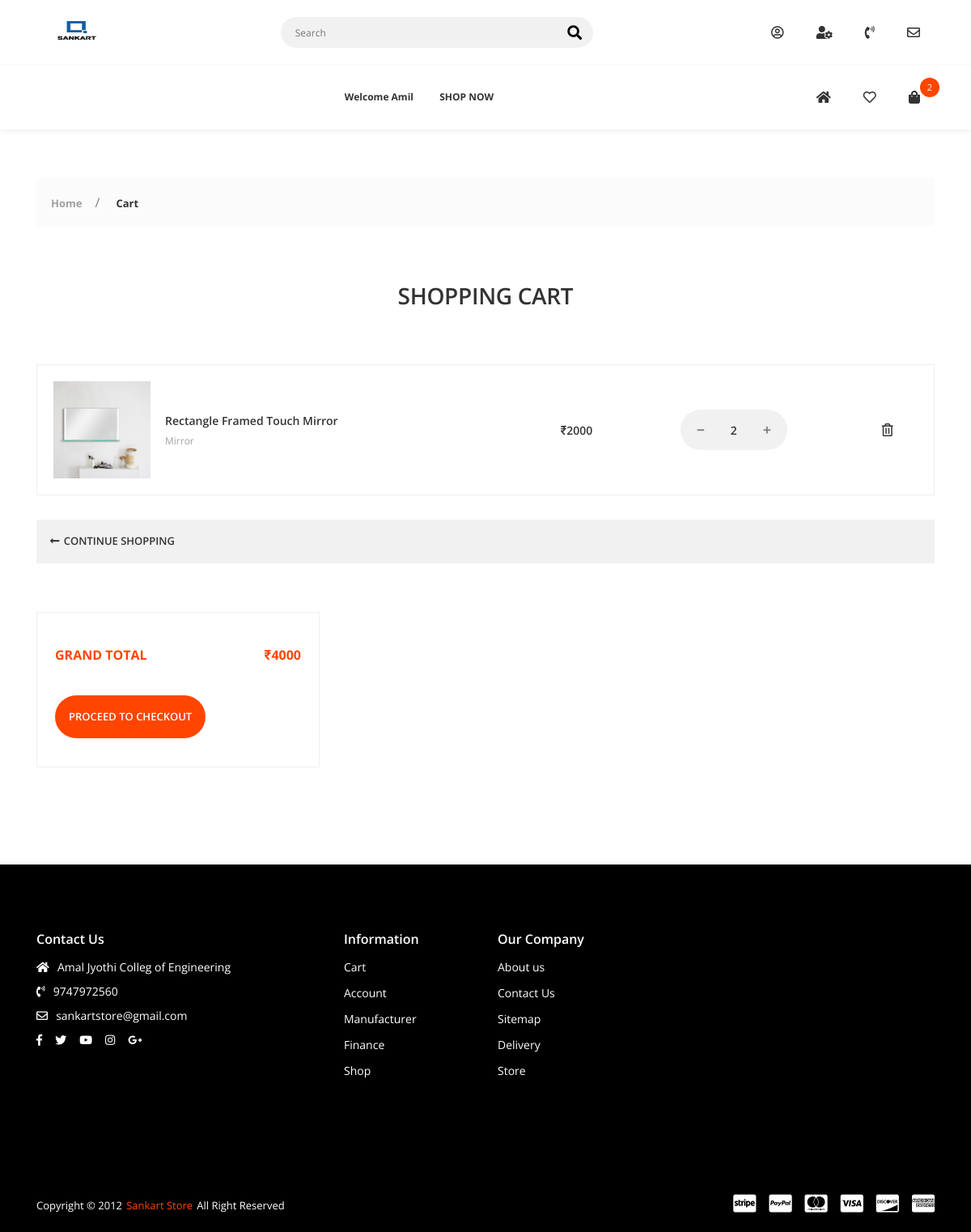
The app's page /cart/ (signed in), older data.
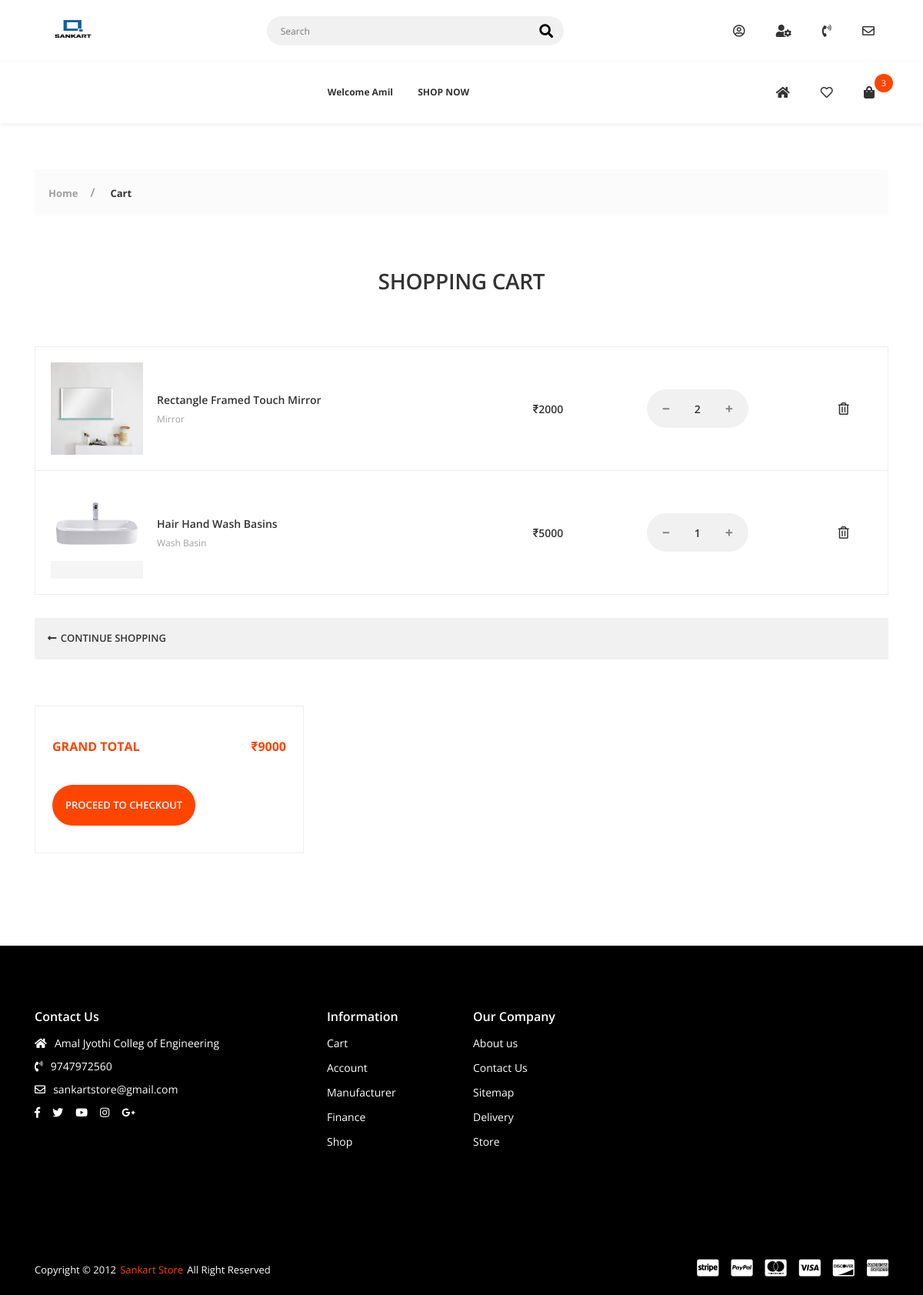
The same page, newer data.
### cart/models.py (models this page shows, shortened)
class CartItem(models.Model):
    user = models.ForeignKey(Account, on_delete=models.CASCADE, null=True)
    product = models.ForeignKey(Product, on_delete=models.CASCADE)
    variations = models.ManyToManyField(Variation, blank=True)
    cart = models.ForeignKey(Cart, on_delete=models.CASCADE, null=True)
    quantity = models.IntegerField()
    is_active = models.BooleanField(default=True)

### shop_app/models.py (models this page shows, shortened)
class Product(models.Model):
    product_name = models.CharField(max_length=200, unique=True)
    slug = models.SlugField(max_length=200, unique=True)
    description = models.TextField(max_length=500, blank=True)
    price = models.IntegerField()
    images = models.ImageField(upload_to='photos/product')
    display = models.ImageField(upload_to='photos/display',default="a3.png")
    display2 = models.ImageField(upload_to='photos/display', default="a3.png")
    display3 = models.ImageField(upload_to='photos/display', default="a3.png")
    stock = models.IntegerField()
    color = models.ForeignKey(Color, on_delete=models.CASCADE,null=True, blank=True)
    brand = models.ForeignKey(Brand, on_delete=models.CASCADE,null=True, blank=True)
    design = models.ForeignKey(Design, on_delete=models.CASCADE,null=True, blank=True)
    dimensions = models.ForeignKey(Dimensions, on_delete=models.CASCADE,null=True, blank=True)
    is_available = models.BooleanField(default=True)
    is_featured = models.BooleanField(default=False)
    category = models.ForeignKey(Category, on_delete=models.CASCADE)
    created_date = models.DateField(auto_now_add=True)
    modified_date = models.DateField(auto_now=True)

class Category(models.Model):
    category_name = models.CharField(max_length=50, unique=True)
    slug = models.SlugField(max_length=100, unique=True)
    description = models.TextField(max_length=255, blank=True)
    cat_image = models.ImageField(upload_to='photos/categories', blank=True)
    class Meta:
        verbose_name = 'category'
        verbose_name_plural = 'categories'
    def __str__(self):
        return self.category_name  #shows the name

### cart/views.py (the view)
# urls.py: path('cart/', include('cart.urls')),
def cart(request, total=0, quantity=0, cart_item=None, cart_items=None):
    try:
        tax = 0
        grand_total = 0
        if request.user.is_authenticated:
            cart_items = CartItem.objects.filter(
                user=request.user, is_active=True)
        else:
            cart = Cart.objects.get(cart_id=_cart_id(request))
            cart_items = CartItem.objects.filter(cart=cart, is_active=True)
        for cart_item in cart_items:
            total += (cart_item.product.price*cart_item.quantity)
            quantity += cart_item.quantity
    except ObjectDoesNotExist:
        pass
    context = {
        'total': total,
        'quantity': quantity,
        'cart_items': cart_items,
    }
    return render(request, 'cart.html', context)

### cart/context_processors.py (called while the page is built)
def counter(request):
    cart_count = 0
    if 'admin' in request.path:
        return {}
    else:
        try:
            cart = Cart.objects.filter(cart_id=_cart_id(request))
            if request.user.is_authenticated:
                cart_items = CartItem.objects.all().filter(user=request.user)
            else:
                cart_items = CartItem.objects.all().filter(cart=cart[:1])
            for cart_item in cart_items:
                cart_count += cart_item.quantity
        except Cart.DoesNotExist:
            cart_count = 0
    return dict(cart_count=cart_count)

### cart/views.py (called while the page is built)
def _cart_id(request):
    cart = request.session.session_key
    if not cart:
        cart = request.session.create()
    return cart

### shop_app/context_processors.py (called while the page is built)
def menu_links(request):
    links = Category.objects.all()
    return dict(links=links)

### wishlist/views.py (called while the page is built)
def _wishlist_id(request):
    wishlist = request.session.session_key
    if not wishlist:
        wishlist = request.session.create()
    return wishlist

### templates/cart.html (shortened to what the changed rows need)
{% extends 'base.html' %}
{% load static %}
{% block content %}
        <div class="app-content">
            {% if not cart_items %}
             <div class="u-s-p-y-60">
                <div class="section__content">
                    <div class="container">
                        <div class="row">
                            <div class="col-lg-12 col-md-12 u-s-m-b-30">
                                <div class="empty">
                                    <div class="empty__wrap">
                                        <span class="empty__big-text">EMPTY</span>
                                        <span class="empty__text-1">No items found on your cart.</span>
                                        <a class="empty__redirect-link btn--e-brand" href="{% url 'store' %}">CONTINUE SHOPPING</a></div>
                                </div>
                            </div>
                        </div>
                    </div>
                </div>
            </div>
            {% else %}
            <div class="u-s-p-b-60">
                <div class="section__intro u-s-m-b-60">
                    <div class="container">
                        <div class="row">
                            <div class="col-lg-12">
                                <div class="section__text-wrap">
                                    <h1 class="section__heading u-c-secondary">SHOPPING CART</h1>
                                </div>
                            </div>
                        </div>
                    </div>
                </div>
                <div class="section__content">
                    <div class="container">
                        <div class="row">
                            <div class="col-lg-12 col-md-12 col-sm-12 u-s-m-b-30">
                                <div class="table-responsive">
                                    <table class="table-p">
                                        <tbody>
                                            {% for cart_item in cart_items %}
                                            <tr>
                                                <td>
                                                    <div class="table-p__box">
                                                        <div class="table-p__img-wrap">
                                                            <img class="u-img-fluid" src="{{cart_item.product.images.url}}" style="width:600 height:600;" alt=""></div>
                                                        <div class="table-p__info">
                                                            <span class="table-p__name">
                                                                <a href="#">{{cart_item.product.product_name}}</a></span>
                                                            <span class="table-p__category">
                                                                <a href="#">{{cart_item.product.category}}</a></span>
                                                        </div>
                                                    </div>
                                                </td>
                                                <td>
                                                    <span class="table-p__price">₹{{cart_item.product.price}}</span></td>
                                                <td>
                                                    <div class="table-p__input-counter-wrap">
                                                        <div class="input-counter">
                                                             <a href="{% url 'remove_cart' cart_item.product.id cart_item.id %}">
                                                            <span class="input-counter__minus fas fa-minus"></span></a>
                                                            <input class="input-counter__text input-counter--text-primary-style" type="text" value="{{cart_item.quantity}}" data-min="1" data-max="1000">
                                                            <a href="{% url 'add_cart' cart_item.product.id %}">
                                                            <span class="input-counter__plus fas fa-plus"></span></a></div>
                                                    </div>
                                                </td>
                                                <td>
                                                    <div class="table-p__del-wrap">
                                                        <a class="far fa-trash-alt table-p__delete-link" href="{% url 'remove_cart_item' cart_item.product.id cart_item.id%}"></a></div>
                                                </td>
                                            </tr>
                                            {% endfor %}
                                        </tbody>
                                    </table>
                                </div>
                            </div>
                            <div class="col-lg-12">
                                <div class="route-box">
                                    <div class="route-box__g1">
                                        <a class="route-box__link" href="{% url 'store' %}"><i class="fas fa-long-arrow-alt-left"></i>
                                            <span>CONTINUE SHOPPING</span></a></div>
                                </div>
                            </div>
                        </div>
                    </div>
                </div>
            </div>
            <div class="u-s-p-b-60">
                <div class="section__content">
                    <div class="container">
                        <div class="row">
                            <div class="col-lg-12 col-md-12 col-sm-12 u-s-m-b-30">
                                    <div class="row">
                                        <div class="col-lg-4 col-md-6 u-s-m-b-30">
                                            <div class="f-cart__pad-box">
                                                <div class="u-s-m-b-30">
                                                    <table class="f-cart__table">
                                                        <tbody>
                                                            <tr>
                                                                <td>GRAND TOTAL</td>
                                                                <td>₹{{total}}</td>
                                                            </tr>
                                                        </tbody>
                                                    </table>
                                                </div>
                                                <div>
                                                    <a class="empty__redirect-link btn--e-brand" href="{% url 'checkout' %}">PROCEED TO CHECKOUT</a></div>
                                            </div>
                                        </div>
                                    </div>
                            </div>
                        </div>
                    </div>
                </div>
            </div>
            {% endif %}
        </div>
{% endblock %}

### templates/base.html (shortened to what the changed rows need)
<!DOCTYPE html>
{% load static %}
<html class="no-js" lang="en">
<head>
    <link rel="stylesheet" href="{% static 'css/vendor.css' %}">
    <link rel="stylesheet" href="{% static 'css/utility.css' %}">
    <link rel="stylesheet" href="{% static 'css/app.css' %}">
</head>
<body class="config">
    <div id="app">
        <header class="header--style-1 header--box-shadow">
            <nav class="secondary-nav-wrapper">
                <div class="container">
                    <div class="secondary-nav">
                        <div class="menu-init" id="navigation3">
                            <div class="ah-lg-mode">
                                <ul class="ah-list ah-list--design1 ah-list--link-color-secondary">
                                    <li class="has-dropdown">
                                        <a href="{% url 'cart' %}" class="mini-cart-shop-link"><i class="fas fa-shopping-bag"></i>
                                            <span class="total-item-round">{{cart_count}}</span>
                                        </a>
                                    </li>
                                </ul>
                            </div>
                        </div>
                    </div>
                </div>
            </nav>
        </header>
        {% block content %}
        {% endblock %}
    </div>
</body>
</html>

Row changes from the older to the newer data that the page shows:
added CartItem: product.images (picture), product.product_name "Hair Hand Wash Basins", product.category "Wash Basin", product.price "5000", quantity "1"
Text that changed along with them:
{{ cart_count }}: "2" → "3"
{{ total }}: "4000" → "9000"
